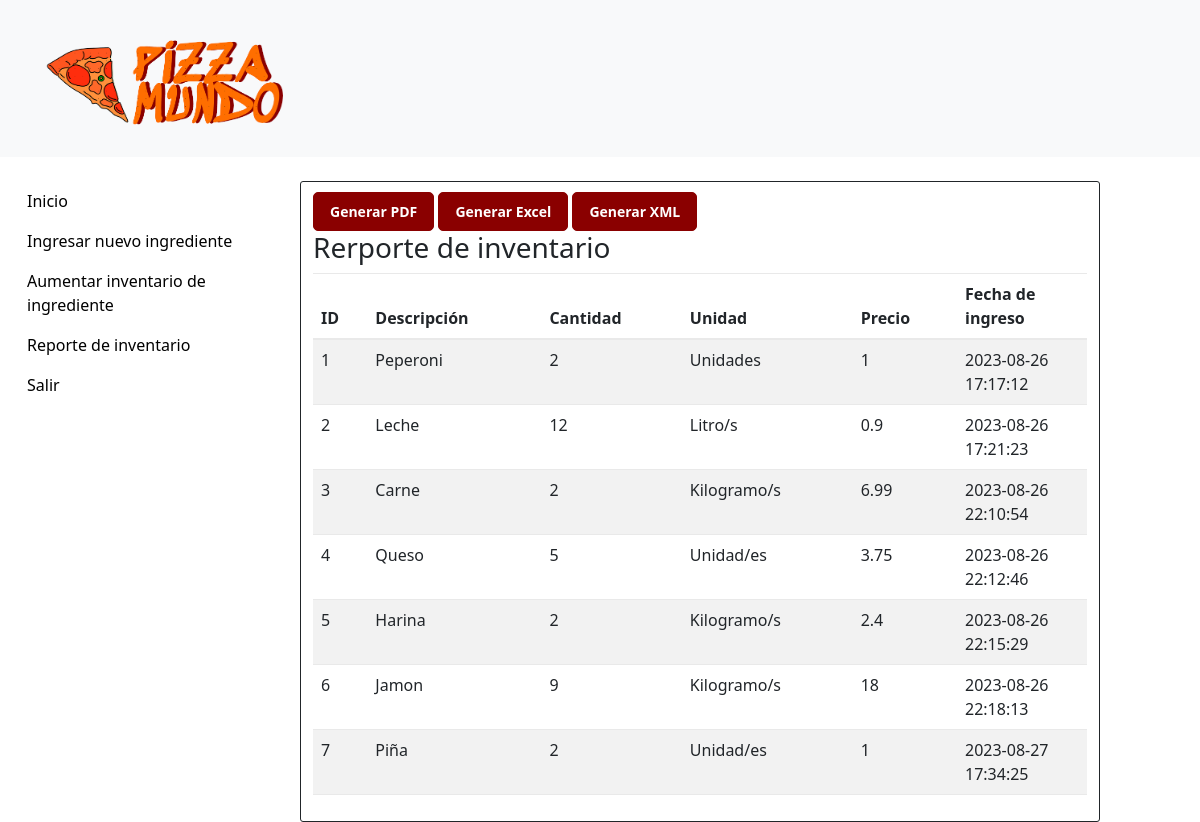
/html/Bodega/reportes.php (signed in), run on an earlier commit of the app's database.
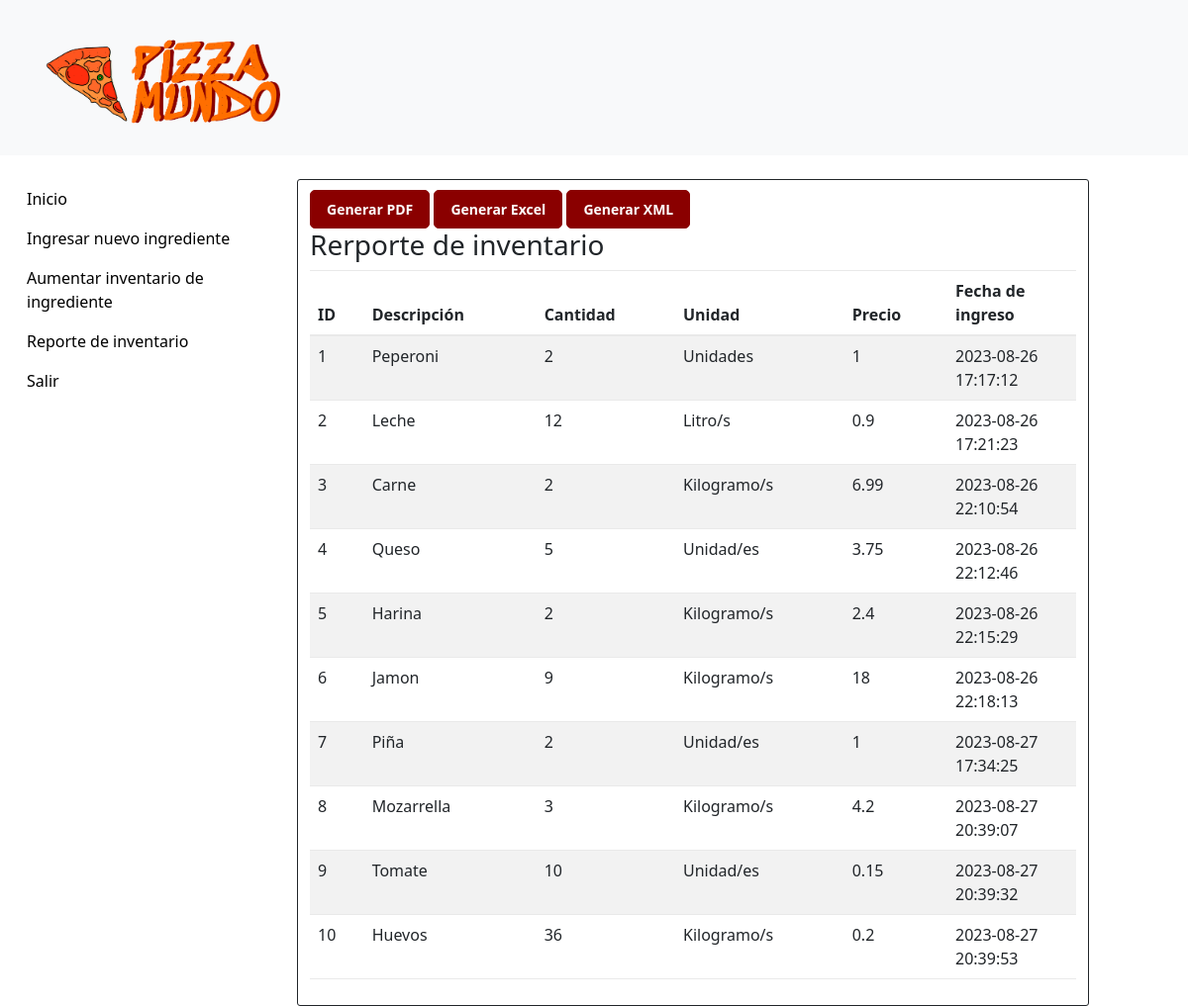
And on a later commit of the database.
### tables this page shows
CREATE TABLE `tblingredientes` (
  `ID` int(10) NOT NULL,
  `Descripcion` varchar(200) DEFAULT NULL,
  `Cantidad` int(10) NOT NULL,
  `Unidad` varchar(200) DEFAULT NULL,
  `Precio` float DEFAULT NULL,
  `FechaIngreso` datetime NOT NULL DEFAULT CURRENT_TIMESTAMP,
  `Active` text NOT NULL
);

### html/Bodega/reportes.php (the view, shortened to what this page needs)
<?php
include('../dbconnection.php');
$sql = "SELECT ID, Descripcion, Cantidad, Unidad, Precio, FechaIngreso, Active FROM tblingredientes";
$result = $con->query($sql);
?>
<!doctype html>
<html>
<head>
    <link rel="stylesheet" href="https://stackpath.bootstrapcdn.com/bootstrap/4.5.0/css/bootstrap.min.css">
    <link rel="stylesheet" href="https://maxcdn.bootstrapcdn.com/font-awesome/4.7.0/css/font-awesome.min.css">
    <link rel="stylesheet" href="../../css/estiloIndex.css">
    <link href="../../css/estilo_inicio_administrador.css" rel="stylesheet" type="text/css">
    <link href="https://cdn.jsdelivr.net/npm/bootstrap@5.3.0/dist/css/bootstrap.min.css" rel="stylesheet"
>
</head>
<body>
    <header>
        <nav class="navbar bg-body-tertiary mb-4">
            <div class="container-fluid">
                <a class="navbar-brand" href="inicio_administrador.html">
                    <img src="../../img/logo-icon-both.png" alt="Logo" width="300px" height="130px"
                        class="d-inline-block align-text-top">
                </a>
            </div>
        </nav>
    </header>
    <div class="container-fluid">
        <div class="row">
            <div class="col-sm-12 col-md-12 col-lg-3 col-xl-3 ">
                <nav>
                    <ul class="nav flex-column">
                        <li class="nav-item">
                            <a href="index.php">Inicio</a>
                        </li>
                        <li class="nav-item">
                            <a href="ingreso.php">Ingresar nuevo ingrediente</a>
                        </li>
                        <li class="nav-item">
                            <a href="edit.php">Aumentar inventario de ingrediente</a>
                        </li>
                        <li class="nav-item">
                            <a href="reportes.php">Reporte de inventario</a>
                        </li>
                        <li class="nav-item">
                            <a href="../cerrar_sesion.php">Salir</a>
                        </li>
                    </ul>
                </nav>
            </div>
            <div class="col col-sm-12 col-md-12 col-lg-8 col-xl-8 m-0">
                <a href="ingredientesPDF.php" class="boton perz">Generar PDF</a>
                <a href="ingredientesEXCEL.php" class="boton perz">Generar Excel</a>
                <a href="ingredientesXML.php" class="boton perz">Generar XML</a>
                <h3>Rerporte de inventario</h3>
                <div id="reportesContainer">
                    <table class="table table-striped">
                        <thead>
                            <tr>
                                <th>ID</th>
                                <th>Descripción</th>
                                <th>Cantidad</th>
                                <th>Unidad</th>
                                <th>Precio</th>
                                <th>Fecha de ingreso</th>
                            </tr>
                        </thead>
                        <tbody>
                            <?php
                            if ($result->num_rows > 0) {
                                while ($row = $result->fetch_assoc()) {
                                    echo "<tr>";
                                    echo "<td>" . $row["ID"] . "</td>";
                                    echo "<td>" . $row["Descripcion"] . "</td>";
                                    echo "<td>" . $row["Cantidad"] . "</td>";
                                    echo "<td>" . $row["Unidad"] . "</td>";
                                    echo "<td>" . $row["Precio"] . "</td>";
                                    echo "<td>" . $row["FechaIngreso"] . "</td>";
                                    echo "</tr>";
                                }
                            } else {
                                echo "<tr><td colspan='5'>No se encontraron ingredientes en la base de datos.</td></tr>";
                            }
                            ?>
                        </tbody>
                    </table>
                </div>
            </div>
        </div>
    </div>
</body>
</html>

What changed in the data, as far as the page shows it:
added tblingredientes: ID "8", Descripcion "Mozarrella", Cantidad "3", Unidad "Kilogramo/s", Precio "4.2", FechaIngreso "2023-08-27 20:39:07"
added tblingredientes: ID "9", Descripcion "Tomate", Cantidad "10", Unidad "Unidad/es", Precio "0.15", FechaIngreso "2023-08-27 20:39:32"
added tblingredientes: ID "10", Descripcion "Huevos", Cantidad "36", Unidad "Kilogramo/s", Precio "0.2", FechaIngreso "2023-08-27 20:39:53"
